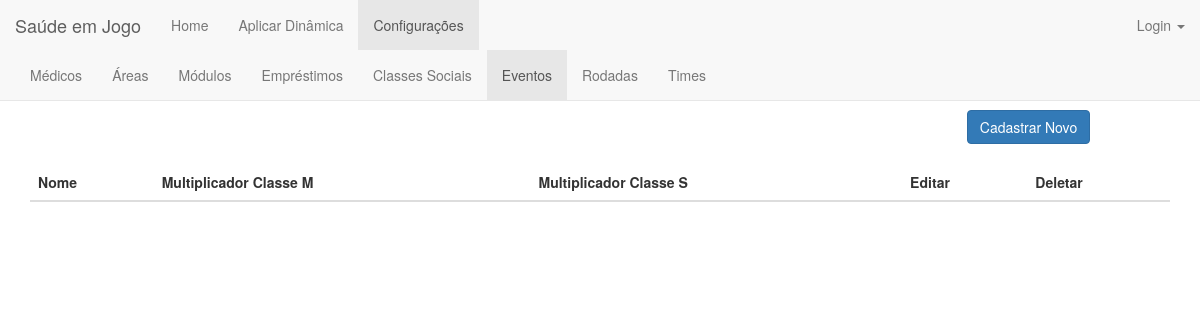
Before: /evento/ with the older database file.
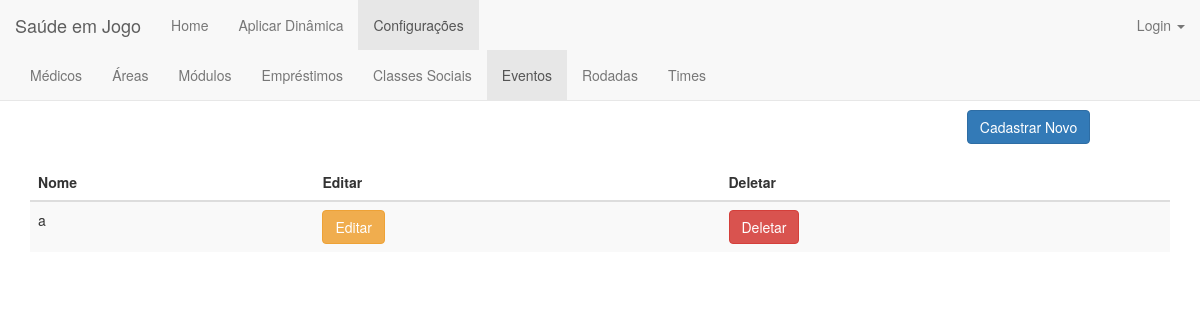
After: the same page with the newer database file.
### jogo/models.py (models this page shows, shortened)
class Classe_Social(models.Model):
    classificacao = ((1, '1'), (2, '2'), (3, '3'))
    nome = models.CharField(max_length=200)
    preco_atendimento = models.FloatField(validators=[MinValueValidator(0.0)])
    nivel_especialidade = models.FloatField(validators=[MinValueValidator(0.0), MaxValueValidator(3.0)])
    nivel_tecnologia = models.FloatField(validators=[MinValueValidator(0.0), MaxValueValidator(3.0)])
    media_conforto = models.FloatField(validators=[MinValueValidator(0.0), MaxValueValidator(3.0)])
    velocidade_atendimento = models.FloatField(validators=[MinValueValidator(0.0), MaxValueValidator(3.0)])

class Evento(models.Model):
    class Meta:
        verbose_name = 'evento'
        verbose_name_plural = 'eventos'
    def __str__(self):
        return self.nome
    nome = models.CharField(max_length=50)

### jogo/views.py (the view)
# urls.py: url(r'^evento/$', views.evento_index, name='evento_index'),
def evento_index(request):
    eventos = Evento.objects.all()
    classes = Classe_Social.objects.all()
    mu = Multiplicador.objects.all()
    for m in mu:
        print(m.classeNome, " ", m.eventoNome, " ", m.valor, "\n")
    listaEventos = []
    for evento in eventos:
        event = []
        event.append(evento)
        mult = []
        for classe in classes:
            multiplicadores = Multiplicador.objects.get(eventoNome=evento.nome, classeNome=classe.nome)
            mult.append(multiplicadores)
        event.append(mult)
        listaEventos.append(event)
        print(listaEventos)
    return render(request, 'evento/evento_index.html', {'eventos': eventos, 'classes': classes, 'listaEventos':listaEventos})

### jogo/templates/evento/evento_index.html (shortened to what this page needs)
{% extends 'jogo/base_configuracoes.html' %}
{% block evento %}class="active"{% endblock %}
{% block body %}
    <div class="container">
        <h1 align="center">Eventos</h1>
        <div align="right" style="margin-right: 7%">
            <a href="{% url 'jogo:evento_new' %}"><button type="submit" class="btn btn-primary">Cadastrar Novo</button></a>
        </div>
        <br>
        <table class="table table-striped">
        <thead>
            <tr>
                <th>Nome</th>
                {% for classe in classes %}
                   <th>Multiplicador {{ classe.nome }}</th>
                {% endfor %}
                <th>Editar</th>
                <th>Deletar</th>
            </tr>
        </thead>
        <tbody>
            {% for evento, multiplicadores in listaEventos %}
                <tr>
                    <td>{{ evento.nome }}</td>
                    <td><a href="{% url 'jogo:evento_edit' evento.id %}"><button type="button" class="btn btn-warning">Editar</button></a></td>
                    <td><a href="{% url 'jogo:evento_delete' evento.id %}"><button type="button" class="btn btn-danger">Deletar</button></a></td>
                </tr>
            {% endfor %}
        </tbody>
        </table>
    </div>
{% endblock body %}

Changed rows visible on the page:
removed Classe_Social: nome "Classe M"
removed Classe_Social: nome "Classe S"
added Evento: nome "a"
